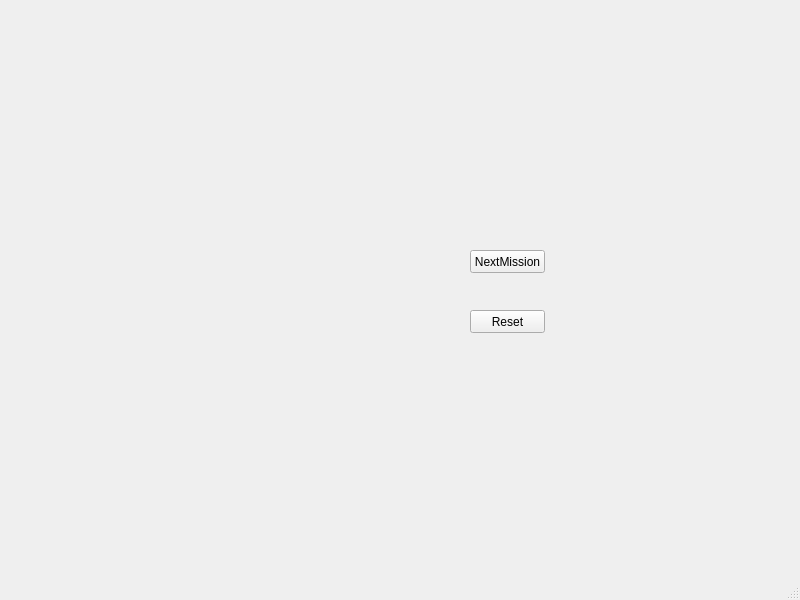
<?xml version="1.0" encoding="UTF-8"?>
<ui version="4.0">
 <class>MainWindow</class>
 <widget class="QMainWindow" name="MainWindow">
  <property name="geometry">
   <rect>
    <x>0</x>
    <y>0</y>
    <width>800</width>
    <height>600</height>
   </rect>
  </property>
  <property name="windowTitle">
   <string>MainWindow</string>
  </property>
  <widget class="QWidget" name="centralwidget">
   <widget class="QPushButton" name="resetButton">
    <property name="enabled">
     <bool>true</bool>
    </property>
    <property name="geometry">
     <rect>
      <x>470</x>
      <y>310</y>
      <width>75</width>
      <height>23</height>
     </rect>
    </property>
    <property name="text">
     <string>Reset</string>
    </property>
   </widget>
   <widget class="QPushButton" name="nextMissionButton">
    <property name="geometry">
     <rect>
      <x>470</x>
      <y>250</y>
      <width>75</width>
      <height>23</height>
     </rect>
    </property>
    <property name="text">
     <string>NextMission</string>
    </property>
   </widget>
  </widget>
  <widget class="QMenuBar" name="menubar">
   <property name="geometry">
    <rect>
     <x>0</x>
     <y>0</y>
     <width>800</width>
     <height>23</height>
    </rect>
   </property>
  </widget>
  <widget class="QStatusBar" name="statusbar"/>
 </widget>
 <resources/>
 <connections/>
</ui>
